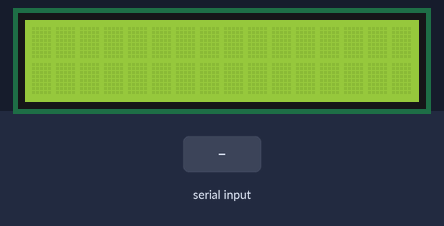
The sketch below on a simulated Arduino Uno, built with avr-gcc and run on an emulated ATmega328P. Shown: 16×2 character LCD. The inputs (shaded band) are chosen by the test bench.

Above: at 1.2 s.
1.3 s: "1\n" received over Serial
At 3.5 s:
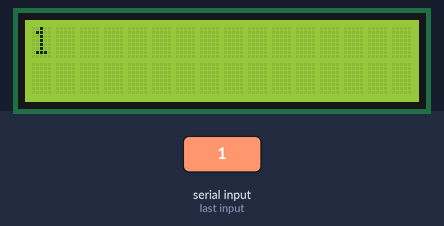
3.8 s: "0\n" received over Serial
At 5.6 s:
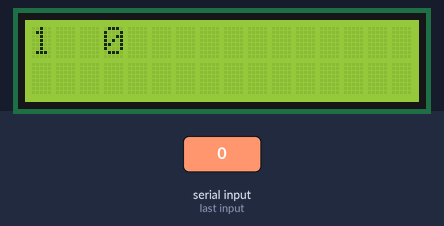
6.3 s: "2\n" received over Serial
At 8.5 s:
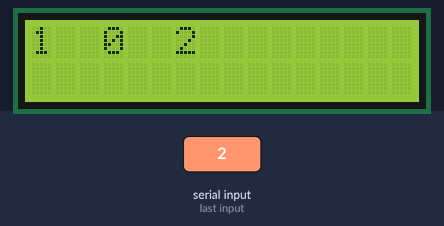
8.8 s: "1\n" received over Serial
At 10.6 s:
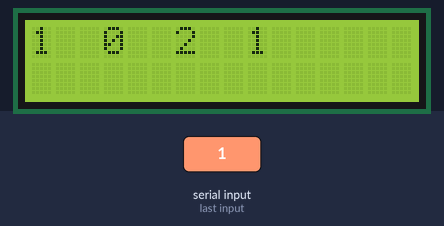
11.3 s: "0\n" received over Serial
At 13.5 s:
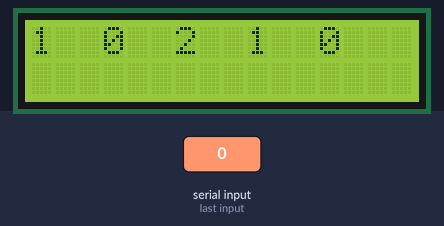
13.8 s: "2\n" received over Serial
At 15.6 s:
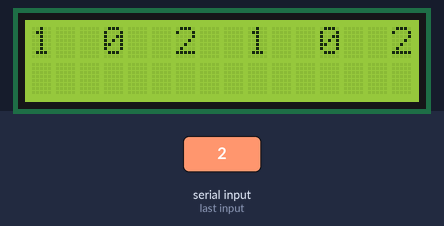
Timing chart, 0 to 17.1 s (numbered marks = the images above; inputs shaded):
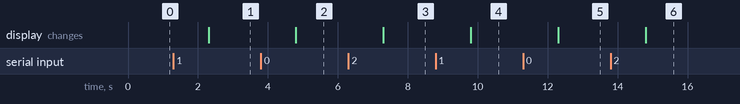

The sketch:

google_books.ino
```cpp
#include <LiquidCrystal.h>
String data;
String temp = " ";

LiquidCrystal lcd(12, 11, 5, 4, 3, 2);

void setup() {
  lcd.begin(16, 2);
  Serial.begin(9600);
}

void loop() {
  if (Serial.available()){
    // Convert data to string
    data = Serial.readStringUntil(' ');

    // Print data to LCD screen
    if (data){
      temp = String(data);
      lcd.print(temp);
      lcd.print(' ');
      }

  }
}
```

Measured:
- after the input at 1.3 s, the display: changes after 1.0 s (image 1)
- after the input at 3.8 s, the display: changes after 1.0 s (image 2)
- after the input at 6.3 s, the display: changes after 1.0 s (image 3)
- after the input at 8.8 s, the display: changes after 1.0 s (image 4)
- after the input at 11.3 s, the display: changes after 1.0 s (image 5)
- after the input at 13.8 s, the display: changes after 1.0 s (image 6)
